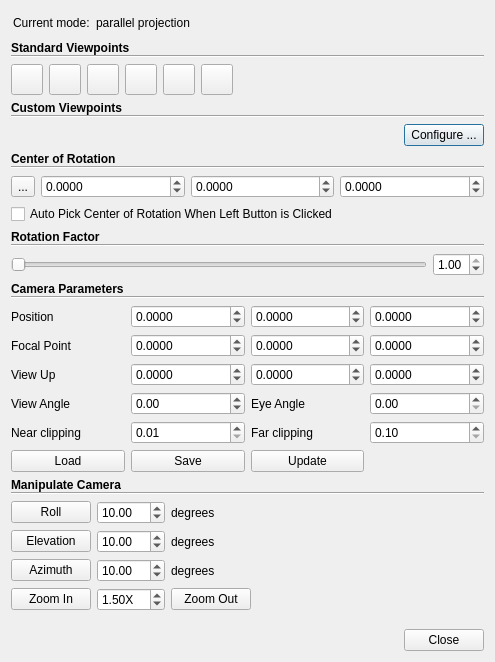
<?xml version="1.0" encoding="UTF-8"?>
<ui version="4.0">
 <class>CameraParamDlg</class>
 <widget class="QDialog" name="CameraParamDlg">
  <property name="windowModality">
   <enum>Qt::NonModal</enum>
  </property>
  <property name="geometry">
   <rect>
    <x>0</x>
    <y>0</y>
    <width>495</width>
    <height>662</height>
   </rect>
  </property>
  <property name="sizePolicy">
   <sizepolicy hsizetype="Preferred" vsizetype="MinimumExpanding">
    <horstretch>0</horstretch>
    <verstretch>0</verstretch>
   </sizepolicy>
  </property>
  <property name="windowTitle">
   <string>Adjusting Camera</string>
  </property>
  <layout class="QVBoxLayout" name="verticalLayout_2">
   <item>
    <widget class="QScrollArea" name="scrollArea">
     <property name="frameShape">
      <enum>QFrame::NoFrame</enum>
     </property>
     <property name="widgetResizable">
      <bool>true</bool>
     </property>
     <widget class="QWidget" name="scrollAreaWidgetContents_2">
      <property name="geometry">
       <rect>
        <x>0</x>
        <y>0</y>
        <width>477</width>
        <height>615</height>
       </rect>
      </property>
      <layout class="QVBoxLayout" name="verticalLayout">
       <property name="leftMargin">
        <number>0</number>
       </property>
       <property name="topMargin">
        <number>0</number>
       </property>
       <property name="rightMargin">
        <number>0</number>
       </property>
       <property name="bottomMargin">
        <number>0</number>
       </property>
       <item>
        <layout class="QHBoxLayout" name="horizontalLayout_2">
         <property name="leftMargin">
          <number>2</number>
         </property>
         <property name="topMargin">
          <number>2</number>
         </property>
         <property name="rightMargin">
          <number>2</number>
         </property>
         <property name="bottomMargin">
          <number>2</number>
         </property>
         <item>
          <widget class="QLabel" name="label_10">
           <property name="text">
            <string>Current mode:</string>
           </property>
          </widget>
         </item>
         <item>
          <widget class="QLabel" name="currentModeLabel">
           <property name="text">
            <string>parallel projection</string>
           </property>
          </widget>
         </item>
         <item>
          <spacer name="horizontalSpacer">
           <property name="orientation">
            <enum>Qt::Horizontal</enum>
           </property>
           <property name="sizeHint" stdset="0">
            <size>
             <width>40</width>
             <height>20</height>
            </size>
           </property>
          </spacer>
         </item>
        </layout>
       </item>
       <item>
        <layout class="QVBoxLayout" name="verticalLayout_4">
         <property name="spacing">
          <number>0</number>
         </property>
         <property name="sizeConstraint">
          <enum>QLayout::SetMinimumSize</enum>
         </property>
         <item>
          <widget class="QLabel" name="label">
           <property name="sizePolicy">
            <sizepolicy hsizetype="Preferred" vsizetype="Minimum">
             <horstretch>0</horstretch>
             <verstretch>0</verstretch>
            </sizepolicy>
           </property>
           <property name="font">
            <font>
             <weight>75</weight>
             <bold>true</bold>
            </font>
           </property>
           <property name="text">
            <string>Standard Viewpoints</string>
           </property>
          </widget>
         </item>
         <item>
          <widget class="Line" name="line">
           <property name="sizePolicy">
            <sizepolicy hsizetype="Minimum" vsizetype="Minimum">
             <horstretch>0</horstretch>
             <verstretch>0</verstretch>
            </sizepolicy>
           </property>
           <property name="orientation">
            <enum>Qt::Horizontal</enum>
           </property>
          </widget>
         </item>
        </layout>
       </item>
       <item>
        <layout class="QHBoxLayout" name="horizontalLayout_3">
         <item>
          <widget class="QToolButton" name="viewXPlus">
           <property name="toolTip">
            <string>Looking down X axis from (1, 0, 0)</string>
           </property>
           <property name="text">
            <string/>
           </property>
           <property name="icon">
            <iconset resource="../../eCV/MainWindow.qrc">
             <normaloff>:/Resources/images/others/pqXPlus.png</normaloff>:/Resources/images/others/pqXPlus.png</iconset>
           </property>
           <property name="iconSize">
            <size>
             <width>24</width>
             <height>24</height>
            </size>
           </property>
          </widget>
         </item>
         <item>
          <widget class="QToolButton" name="viewXMinus">
           <property name="toolTip">
            <string>Looking down X axis from (-1, 0, 0)</string>
           </property>
           <property name="text">
            <string/>
           </property>
           <property name="icon">
            <iconset resource="../../eCV/MainWindow.qrc">
             <normaloff>:/Resources/images/others/pqXMinus.png</normaloff>:/Resources/images/others/pqXMinus.png</iconset>
           </property>
           <property name="iconSize">
            <size>
             <width>24</width>
             <height>24</height>
            </size>
           </property>
          </widget>
         </item>
         <item>
          <widget class="QToolButton" name="viewYPlus">
           <property name="toolTip">
            <string>Looking down Y axis from (0, 1, 0)</string>
           </property>
           <property name="text">
            <string/>
           </property>
           <property name="icon">
            <iconset resource="../../eCV/MainWindow.qrc">
             <normaloff>:/Resources/images/others/pqYPlus.png</normaloff>:/Resources/images/others/pqYPlus.png</iconset>
           </property>
           <property name="iconSize">
            <size>
             <width>24</width>
             <height>24</height>
            </size>
           </property>
          </widget>
         </item>
         <item>
          <widget class="QToolButton" name="viewYMinus">
           <property name="toolTip">
            <string>Looking down Y axis from (0, -1, 0)</string>
           </property>
           <property name="text">
            <string/>
           </property>
           <property name="icon">
            <iconset resource="../../eCV/MainWindow.qrc">
             <normaloff>:/Resources/images/others/pqYMinus.png</normaloff>:/Resources/images/others/pqYMinus.png</iconset>
           </property>
           <property name="iconSize">
            <size>
             <width>24</width>
             <height>24</height>
            </size>
           </property>
          </widget>
         </item>
         <item>
          <widget class="QToolButton" name="viewZPlus">
           <property name="toolTip">
            <string>Looking down X axis from (0, 0, 1)</string>
           </property>
           <property name="text">
            <string/>
           </property>
           <property name="icon">
            <iconset resource="../../eCV/MainWindow.qrc">
             <normaloff>:/Resources/images/others/pqZPlus.png</normaloff>:/Resources/images/others/pqZPlus.png</iconset>
           </property>
           <property name="iconSize">
            <size>
             <width>24</width>
             <height>24</height>
            </size>
           </property>
          </widget>
         </item>
         <item>
          <widget class="QToolButton" name="viewZMinus">
           <property name="toolTip">
            <string>Looking down Z axis from (0, 0, -1)</string>
           </property>
           <property name="text">
            <string/>
           </property>
           <property name="icon">
            <iconset resource="../../eCV/MainWindow.qrc">
             <normaloff>:/Resources/images/others/pqZMinus.png</normaloff>:/Resources/images/others/pqZMinus.png</iconset>
           </property>
           <property name="iconSize">
            <size>
             <width>24</width>
             <height>24</height>
            </size>
           </property>
          </widget>
         </item>
         <item>
          <spacer name="spacer">
           <property name="orientation">
            <enum>Qt::Horizontal</enum>
           </property>
           <property name="sizeHint" stdset="0">
            <size>
             <width>0</width>
             <height>20</height>
            </size>
           </property>
          </spacer>
         </item>
        </layout>
       </item>
       <item>
        <layout class="QVBoxLayout" name="verticalLayout_5">
         <property name="spacing">
          <number>0</number>
         </property>
         <property name="sizeConstraint">
          <enum>QLayout::SetMinimumSize</enum>
         </property>
         <item>
          <widget class="QLabel" name="label_2">
           <property name="sizePolicy">
            <sizepolicy hsizetype="Preferred" vsizetype="Minimum">
             <horstretch>0</horstretch>
             <verstretch>0</verstretch>
            </sizepolicy>
           </property>
           <property name="font">
            <font>
             <weight>75</weight>
             <bold>true</bold>
            </font>
           </property>
           <property name="text">
            <string>Custom Viewpoints</string>
           </property>
          </widget>
         </item>
         <item>
          <widget class="Line" name="line_2">
           <property name="sizePolicy">
            <sizepolicy hsizetype="Minimum" vsizetype="Minimum">
             <horstretch>0</horstretch>
             <verstretch>0</verstretch>
            </sizepolicy>
           </property>
           <property name="orientation">
            <enum>Qt::Horizontal</enum>
           </property>
          </widget>
         </item>
        </layout>
       </item>
       <item>
        <layout class="QHBoxLayout" name="horizontalLayout_4" stretch="1,0,0">
         <item>
          <layout class="QGridLayout" name="customViewpointGridLayout"/>
         </item>
         <item>
          <spacer name="horizontalSpacer_2">
           <property name="orientation">
            <enum>Qt::Horizontal</enum>
           </property>
           <property name="sizeHint" stdset="0">
            <size>
             <width>49</width>
             <height>20</height>
            </size>
           </property>
          </spacer>
         </item>
         <item>
          <widget class="QPushButton" name="configureCustomViewpoints">
           <property name="toolTip">
            <string>Configure custom viewpoint buttons.</string>
           </property>
           <property name="text">
            <string>Configure ...</string>
           </property>
          </widget>
         </item>
        </layout>
       </item>
       <item>
        <layout class="QVBoxLayout" name="verticalLayout_6">
         <property name="spacing">
          <number>0</number>
         </property>
         <property name="sizeConstraint">
          <enum>QLayout::SetMinimumSize</enum>
         </property>
         <item>
          <widget class="QLabel" name="label_3">
           <property name="sizePolicy">
            <sizepolicy hsizetype="Preferred" vsizetype="Minimum">
             <horstretch>0</horstretch>
             <verstretch>0</verstretch>
            </sizepolicy>
           </property>
           <property name="font">
            <font>
             <weight>75</weight>
             <bold>true</bold>
            </font>
           </property>
           <property name="text">
            <string>Center of Rotation</string>
           </property>
          </widget>
         </item>
         <item>
          <widget class="Line" name="line_3">
           <property name="sizePolicy">
            <sizepolicy hsizetype="Minimum" vsizetype="Minimum">
             <horstretch>0</horstretch>
             <verstretch>0</verstretch>
            </sizepolicy>
           </property>
           <property name="orientation">
            <enum>Qt::Horizontal</enum>
           </property>
          </widget>
         </item>
        </layout>
       </item>
       <item>
        <layout class="QHBoxLayout" name="horizontalLayout_5">
         <item>
          <widget class="QToolButton" name="pivotPickingToolButton">
           <property name="toolTip">
            <string>Pick a 3D point as rotation center</string>
           </property>
           <property name="text">
            <string>...</string>
           </property>
           <property name="icon">
            <iconset resource="../../eCV/MainWindow.qrc">
             <normaloff>:/Resources/images/ecvPointPicking.png</normaloff>:/Resources/images/ecvPointPicking.png</iconset>
           </property>
           <property name="iconSize">
            <size>
             <width>20</width>
             <height>20</height>
            </size>
           </property>
           <property name="checkable">
            <bool>true</bool>
           </property>
           <property name="checked">
            <bool>false</bool>
           </property>
          </widget>
         </item>
         <item>
          <widget class="QDoubleSpinBox" name="rcxDoubleSpinBox">
           <property name="decimals">
            <number>4</number>
           </property>
           <property name="minimum">
            <double>-999999999.000000000000000</double>
           </property>
           <property name="maximum">
            <double>999999999.000000000000000</double>
           </property>
          </widget>
         </item>
         <item>
          <widget class="QDoubleSpinBox" name="rcyDoubleSpinBox">
           <property name="decimals">
            <number>4</number>
           </property>
           <property name="minimum">
            <double>-999999999.000000000000000</double>
           </property>
           <property name="maximum">
            <double>999999999.000000000000000</double>
           </property>
          </widget>
         </item>
         <item>
          <widget class="QDoubleSpinBox" name="rczDoubleSpinBox">
           <property name="decimals">
            <number>4</number>
           </property>
           <property name="minimum">
            <double>-999999999.000000000000000</double>
           </property>
           <property name="maximum">
            <double>999999999.000000000000000</double>
           </property>
          </widget>
         </item>
        </layout>
       </item>
       <item>
        <widget class="QCheckBox" name="AutoPickCenterOfRotation">
         <property name="toolTip">
          <string>reset center of rotation when camera is reset.</string>
         </property>
         <property name="text">
          <string>Auto Pick Center of Rotation When Left Button is Clicked</string>
         </property>
        </widget>
       </item>
       <item>
        <layout class="QVBoxLayout" name="verticalLayout_7">
         <property name="spacing">
          <number>0</number>
         </property>
         <property name="sizeConstraint">
          <enum>QLayout::SetMinimumSize</enum>
         </property>
         <item>
          <widget class="QLabel" name="label_4">
           <property name="sizePolicy">
            <sizepolicy hsizetype="Preferred" vsizetype="Minimum">
             <horstretch>0</horstretch>
             <verstretch>0</verstretch>
            </sizepolicy>
           </property>
           <property name="font">
            <font>
             <weight>75</weight>
             <bold>true</bold>
            </font>
           </property>
           <property name="text">
            <string>Rotation Factor</string>
           </property>
          </widget>
         </item>
         <item>
          <widget class="Line" name="line_4">
           <property name="sizePolicy">
            <sizepolicy hsizetype="Minimum" vsizetype="Minimum">
             <horstretch>0</horstretch>
             <verstretch>0</verstretch>
            </sizepolicy>
           </property>
           <property name="orientation">
            <enum>Qt::Horizontal</enum>
           </property>
          </widget>
         </item>
        </layout>
       </item>
       <item>
        <layout class="QHBoxLayout" name="horizontalLayout">
         <item>
          <widget class="QSlider" name="factorHorizontalSlider">
           <property name="sizePolicy">
            <sizepolicy hsizetype="Expanding" vsizetype="Fixed">
             <horstretch>0</horstretch>
             <verstretch>0</verstretch>
            </sizepolicy>
           </property>
           <property name="maximum">
            <number>10</number>
           </property>
           <property name="orientation">
            <enum>Qt::Horizontal</enum>
           </property>
          </widget>
         </item>
         <item>
          <widget class="QDoubleSpinBox" name="rotationFactor">
           <property name="maximum">
            <double>1.000000000000000</double>
           </property>
           <property name="value">
            <double>1.000000000000000</double>
           </property>
          </widget>
         </item>
        </layout>
       </item>
       <item>
        <layout class="QVBoxLayout" name="verticalLayout_8">
         <property name="spacing">
          <number>0</number>
         </property>
         <property name="sizeConstraint">
          <enum>QLayout::SetMinimumSize</enum>
         </property>
         <item>
          <widget class="QLabel" name="label_5">
           <property name="sizePolicy">
            <sizepolicy hsizetype="Preferred" vsizetype="Minimum">
             <horstretch>0</horstretch>
             <verstretch>0</verstretch>
            </sizepolicy>
           </property>
           <property name="font">
            <font>
             <weight>75</weight>
             <bold>true</bold>
            </font>
           </property>
           <property name="text">
            <string>Camera Parameters</string>
           </property>
          </widget>
         </item>
         <item>
          <widget class="Line" name="line_5">
           <property name="sizePolicy">
            <sizepolicy hsizetype="Minimum" vsizetype="Minimum">
             <horstretch>0</horstretch>
             <verstretch>0</verstretch>
            </sizepolicy>
           </property>
           <property name="orientation">
            <enum>Qt::Horizontal</enum>
           </property>
          </widget>
         </item>
        </layout>
       </item>
       <item>
        <layout class="QGridLayout" name="gridLayout">
         <item row="3" column="2">
          <widget class="QDoubleSpinBox" name="yViewup">
           <property name="maximumSize">
            <size>
             <width>16777215</width>
             <height>16777215</height>
            </size>
           </property>
           <property name="decimals">
            <number>4</number>
           </property>
           <property name="minimum">
            <double>-999999999.000000000000000</double>
           </property>
           <property name="maximum">
            <double>999999999.000000000000000</double>
           </property>
          </widget>
         </item>
         <item row="6" column="2">
          <widget class="QPushButton" name="updatePushButton">
           <property name="text">
            <string>Update</string>
           </property>
          </widget>
         </item>
         <item row="6" column="0">
          <widget class="QPushButton" name="loadCameraConfiguration">
           <property name="maximumSize">
            <size>
             <width>16777215</width>
             <height>16777215</height>
            </size>
           </property>
           <property name="toolTip">
            <string>Load camera properties.</string>
           </property>
           <property name="text">
            <string>Load</string>
           </property>
          </widget>
         </item>
         <item row="2" column="1">
          <widget class="QDoubleSpinBox" name="xFocal">
           <property name="maximumSize">
            <size>
             <width>16777215</width>
             <height>16777215</height>
            </size>
           </property>
           <property name="decimals">
            <number>4</number>
           </property>
           <property name="minimum">
            <double>-999999999.000000000000000</double>
           </property>
           <property name="maximum">
            <double>999999999.000000000000000</double>
           </property>
          </widget>
         </item>
         <item row="4" column="2">
          <widget class="QLabel" name="label_8">
           <property name="text">
            <string>Eye Angle</string>
           </property>
          </widget>
         </item>
         <item row="0" column="2">
          <widget class="QDoubleSpinBox" name="yPosition">
           <property name="maximumSize">
            <size>
             <width>16777215</width>
             <height>16777215</height>
            </size>
           </property>
           <property name="decimals">
            <number>4</number>
           </property>
           <property name="minimum">
            <double>-999999999.000000000000000</double>
           </property>
           <property name="maximum">
            <double>999999999.000000000000000</double>
           </property>
          </widget>
         </item>
         <item row="0" column="3">
          <widget class="QDoubleSpinBox" name="zPosition">
           <property name="maximumSize">
            <size>
             <width>16777215</width>
             <height>16777215</height>
            </size>
           </property>
           <property name="decimals">
            <number>4</number>
           </property>
           <property name="minimum">
            <double>-999999999.000000000000000</double>
           </property>
           <property name="maximum">
            <double>999999999.000000000000000</double>
           </property>
          </widget>
         </item>
         <item row="2" column="0">
          <widget class="QLabel" name="label_17">
           <property name="text">
            <string>Focal Point</string>
           </property>
          </widget>
         </item>
         <item row="3" column="1">
          <widget class="QDoubleSpinBox" name="xViewup">
           <property name="sizePolicy">
            <sizepolicy hsizetype="Minimum" vsizetype="Fixed">
             <horstretch>0</horstretch>
             <verstretch>0</verstretch>
            </sizepolicy>
           </property>
           <property name="maximumSize">
            <size>
             <width>16777215</width>
             <height>16777215</height>
            </size>
           </property>
           <property name="decimals">
            <number>4</number>
           </property>
           <property name="minimum">
            <double>-999999999.000000000000000</double>
           </property>
           <property name="maximum">
            <double>999999999.000000000000000</double>
           </property>
          </widget>
         </item>
         <item row="5" column="1">
          <widget class="QDoubleSpinBox" name="nearClipping">
           <property name="toolTip">
            <string> The size of the camera's lens in world coordinates. Affects ray traced depth of field rendering.
             </string>
           </property>
           <property name="minimum">
            <double>0.010000000000000</double>
           </property>
           <property name="maximum">
            <double>999999.000000000000000</double>
           </property>
           <property name="value">
            <double>0.010000000000000</double>
           </property>
          </widget>
         </item>
         <item row="0" column="1">
          <widget class="QDoubleSpinBox" name="xPosition">
           <property name="maximumSize">
            <size>
             <width>16777215</width>
             <height>16777215</height>
            </size>
           </property>
           <property name="decimals">
            <number>4</number>
           </property>
           <property name="minimum">
            <double>-999999999.000000000000000</double>
           </property>
           <property name="maximum">
            <double>999999999.000000000000000</double>
           </property>
          </widget>
         </item>
         <item row="4" column="0">
          <widget class="QLabel" name="label_23">
           <property name="text">
            <string>View Angle</string>
           </property>
          </widget>
         </item>
         <item row="5" column="2">
          <widget class="QLabel" name="label_12">
           <property name="text">
            <string>Far clipping</string>
           </property>
          </widget>
         </item>
         <item row="3" column="3">
          <widget class="QDoubleSpinBox" name="zViewup">
           <property name="maximumSize">
            <size>
             <width>16777215</width>
             <height>16777215</height>
            </size>
           </property>
           <property name="decimals">
            <number>4</number>
           </property>
           <property name="minimum">
            <double>-999999999.000000000000000</double>
           </property>
           <property name="maximum">
            <double>999999999.000000000000000</double>
           </property>
          </widget>
         </item>
         <item row="4" column="1">
          <widget class="QDoubleSpinBox" name="viewAngle">
           <property name="decimals">
            <number>2</number>
           </property>
           <property name="minimum">
            <double>-360.000000000000000</double>
           </property>
           <property name="maximum">
            <double>360.000000000000000</double>
           </property>
          </widget>
         </item>
         <item row="4" column="3">
          <widget class="QDoubleSpinBox" name="eyeAngle">
           <property name="toolTip">
            <string>The separation between eyes (in degrees). This is used when rendering in stereo mode.</string>
           </property>
          </widget>
         </item>
         <item row="6" column="1">
          <widget class="QPushButton" name="saveCameraConfiguration">
           <property name="toolTip">
            <string>Save camera properties.</string>
           </property>
           <property name="text">
            <string>Save</string>
           </property>
          </widget>
         </item>
         <item row="3" column="0">
          <widget class="QLabel" name="label_14">
           <property name="text">
            <string>View Up</string>
           </property>
          </widget>
         </item>
         <item row="2" column="2">
          <widget class="QDoubleSpinBox" name="yFocal">
           <property name="maximumSize">
            <size>
             <width>16777215</width>
             <height>16777215</height>
            </size>
           </property>
           <property name="decimals">
            <number>4</number>
           </property>
           <property name="minimum">
            <double>-999999999.000000000000000</double>
           </property>
           <property name="maximum">
            <double>999999999.000000000000000</double>
           </property>
          </widget>
         </item>
         <item row="0" column="0">
          <widget class="QLabel" name="label_22">
           <property name="sizePolicy">
            <sizepolicy hsizetype="Preferred" vsizetype="Preferred">
             <horstretch>0</horstretch>
             <verstretch>0</verstretch>
            </sizepolicy>
           </property>
           <property name="text">
            <string>Position</string>
           </property>
          </widget>
         </item>
         <item row="2" column="3">
          <widget class="QDoubleSpinBox" name="zFocal">
           <property name="maximumSize">
            <size>
             <width>16777215</width>
             <height>16777215</height>
            </size>
           </property>
           <property name="decimals">
            <number>4</number>
           </property>
           <property name="minimum">
            <double>-999999999.000000000000000</double>
           </property>
           <property name="maximum">
            <double>999999999.000000000000000</double>
           </property>
          </widget>
         </item>
         <item row="5" column="0">
          <widget class="QLabel" name="label_9">
           <property name="text">
            <string>Near clipping</string>
           </property>
          </widget>
         </item>
         <item row="5" column="3">
          <widget class="QDoubleSpinBox" name="farClipping">
           <property name="minimum">
            <double>0.100000000000000</double>
           </property>
           <property name="maximum">
            <double>999999.000000000000000</double>
           </property>
          </widget>
         </item>
        </layout>
       </item>
       <item>
        <layout class="QVBoxLayout" name="verticalLayout_9">
         <property name="spacing">
          <number>0</number>
         </property>
         <property name="sizeConstraint">
          <enum>QLayout::SetMinimumSize</enum>
         </property>
         <item>
          <widget class="QLabel" name="label_6">
           <property name="sizePolicy">
            <sizepolicy hsizetype="Preferred" vsizetype="Minimum">
             <horstretch>0</horstretch>
             <verstretch>0</verstretch>
            </sizepolicy>
           </property>
           <property name="font">
            <font>
             <weight>75</weight>
             <bold>true</bold>
            </font>
           </property>
           <property name="text">
            <string>Manipulate Camera</string>
           </property>
          </widget>
         </item>
         <item>
          <widget class="Line" name="line_6">
           <property name="sizePolicy">
            <sizepolicy hsizetype="Minimum" vsizetype="Minimum">
             <horstretch>0</horstretch>
             <verstretch>0</verstretch>
            </sizepolicy>
           </property>
           <property name="orientation">
            <enum>Qt::Horizontal</enum>
           </property>
          </widget>
         </item>
        </layout>
       </item>
       <item>
        <layout class="QGridLayout" name="gridLayout_2">
         <item row="0" column="1">
          <widget class="QDoubleSpinBox" name="rollAngle">
           <property name="minimum">
            <double>-360.000000000000000</double>
           </property>
           <property name="maximum">
            <double>360.000000000000000</double>
           </property>
           <property name="value">
            <double>10.000000000000000</double>
           </property>
          </widget>
         </item>
         <item row="1" column="2">
          <widget class="QLabel" name="label_21">
           <property name="sizePolicy">
            <sizepolicy hsizetype="MinimumExpanding" vsizetype="Preferred">
             <horstretch>0</horstretch>
             <verstretch>0</verstretch>
            </sizepolicy>
           </property>
           <property name="text">
            <string>degrees</string>
           </property>
          </widget>
         </item>
         <item row="2" column="2">
          <widget class="QLabel" name="label_16">
           <property name="sizePolicy">
            <sizepolicy hsizetype="MinimumExpanding" vsizetype="Preferred">
             <horstretch>0</horstretch>
             <verstretch>0</verstretch>
            </sizepolicy>
           </property>
           <property name="text">
            <string>degrees</string>
           </property>
          </widget>
         </item>
         <item row="3" column="0">
          <widget class="QPushButton" name="zoomInButton">
           <property name="toolTip">
            <string>Decrease view angle</string>
           </property>
           <property name="text">
            <string>Zoom In</string>
           </property>
           <property name="icon">
            <iconset resource="../../eCV/MainWindow.qrc">
             <normaloff>:/Resources/images/zoomIn_48px.png</normaloff>:/Resources/images/zoomIn_48px.png</iconset>
           </property>
           <property name="iconSize">
            <size>
             <width>24</width>
             <height>24</height>
            </size>
           </property>
          </widget>
         </item>
         <item row="1" column="1">
          <widget class="QDoubleSpinBox" name="elevationAngle">
           <property name="minimum">
            <double>-360.000000000000000</double>
           </property>
           <property name="maximum">
            <double>360.000000000000000</double>
           </property>
           <property name="value">
            <double>10.000000000000000</double>
           </property>
          </widget>
         </item>
         <item row="2" column="0">
          <widget class="QPushButton" name="azimuthButton">
           <property name="toolTip">
            <string>Rotate around center of screen</string>
           </property>
           <property name="text">
            <string>Azimuth</string>
           </property>
           <property name="iconSize">
            <size>
             <width>24</width>
             <height>24</height>
            </size>
           </property>
          </widget>
         </item>
         <item row="0" column="2">
          <widget class="QLabel" name="label_20">
           <property name="sizePolicy">
            <sizepolicy hsizetype="MinimumExpanding" vsizetype="Preferred">
             <horstretch>0</horstretch>
             <verstretch>0</verstretch>
            </sizepolicy>
           </property>
           <property name="toolTip">
            <string>Apply a manipulation to the current camera using the buttons on the left.</string>
           </property>
           <property name="text">
            <string>degrees</string>
           </property>
          </widget>
         </item>
         <item row="3" column="1">
          <widget class="QDoubleSpinBox" name="zoomFactor">
           <property name="suffix">
            <string>X</string>
           </property>
           <property name="decimals">
            <number>2</number>
           </property>
           <property name="minimum">
            <double>1.000000000000000</double>
           </property>
           <property name="maximum">
            <double>10.000000000000000</double>
           </property>
           <property name="singleStep">
            <double>0.100000000000000</double>
           </property>
           <property name="value">
            <double>1.500000000000000</double>
           </property>
          </widget>
         </item>
         <item row="3" column="2">
          <widget class="QPushButton" name="zoomOutButton">
           <property name="sizePolicy">
            <sizepolicy hsizetype="Fixed" vsizetype="Fixed">
             <horstretch>0</horstretch>
             <verstretch>0</verstretch>
            </sizepolicy>
           </property>
           <property name="toolTip">
            <string>Increase view angle</string>
           </property>
           <property name="text">
            <string>Zoom Out</string>
           </property>
           <property name="icon">
            <iconset resource="../../eCV/MainWindow.qrc">
             <normaloff>:/Resources/images/zoomOut_48px.png</normaloff>:/Resources/images/zoomOut_48px.png</iconset>
           </property>
           <property name="iconSize">
            <size>
             <width>24</width>
             <height>24</height>
            </size>
           </property>
          </widget>
         </item>
         <item row="0" column="0">
          <widget class="QPushButton" name="rollButton">
           <property name="toolTip">
            <string>Rotate around vertical axis</string>
           </property>
           <property name="text">
            <string>Roll</string>
           </property>
           <property name="iconSize">
            <size>
             <width>24</width>
             <height>24</height>
            </size>
           </property>
          </widget>
         </item>
         <item row="2" column="1">
          <widget class="QDoubleSpinBox" name="azimuthAngle">
           <property name="minimum">
            <double>-360.000000000000000</double>
           </property>
           <property name="maximum">
            <double>360.000000000000000</double>
           </property>
           <property name="value">
            <double>10.000000000000000</double>
           </property>
          </widget>
         </item>
         <item row="1" column="0">
          <widget class="QPushButton" name="elevationButton">
           <property name="toolTip">
            <string>Rotate around horizontal axis</string>
           </property>
           <property name="text">
            <string>Elevation</string>
           </property>
           <property name="iconSize">
            <size>
             <width>24</width>
             <height>24</height>
            </size>
           </property>
          </widget>
         </item>
        </layout>
       </item>
       <item>
        <spacer name="verticalSpacer">
         <property name="orientation">
          <enum>Qt::Vertical</enum>
         </property>
         <property name="sizeHint" stdset="0">
          <size>
           <width>20</width>
           <height>0</height>
          </size>
         </property>
        </spacer>
       </item>
      </layout>
     </widget>
    </widget>
   </item>
   <item>
    <widget class="QDialogButtonBox" name="buttonBox">
     <property name="standardButtons">
      <set>QDialogButtonBox::Close</set>
     </property>
    </widget>
   </item>
  </layout>
 </widget>
 <tabstops>
  <tabstop>AutoPickCenterOfRotation</tabstop>
 </tabstops>
 <resources>
  <include location="../../eCV/MainWindow.qrc"/>
 </resources>
 <connections>
  <connection>
   <sender>buttonBox</sender>
   <signal>rejected()</signal>
   <receiver>CameraParamDlg</receiver>
   <slot>close()</slot>
   <hints>
    <hint type="sourcelabel">
     <x>264</x>
     <y>727</y>
    </hint>
    <hint type="destinationlabel">
     <x>264</x>
     <y>388</y>
    </hint>
   </hints>
  </connection>
 </connections>
</ui>
